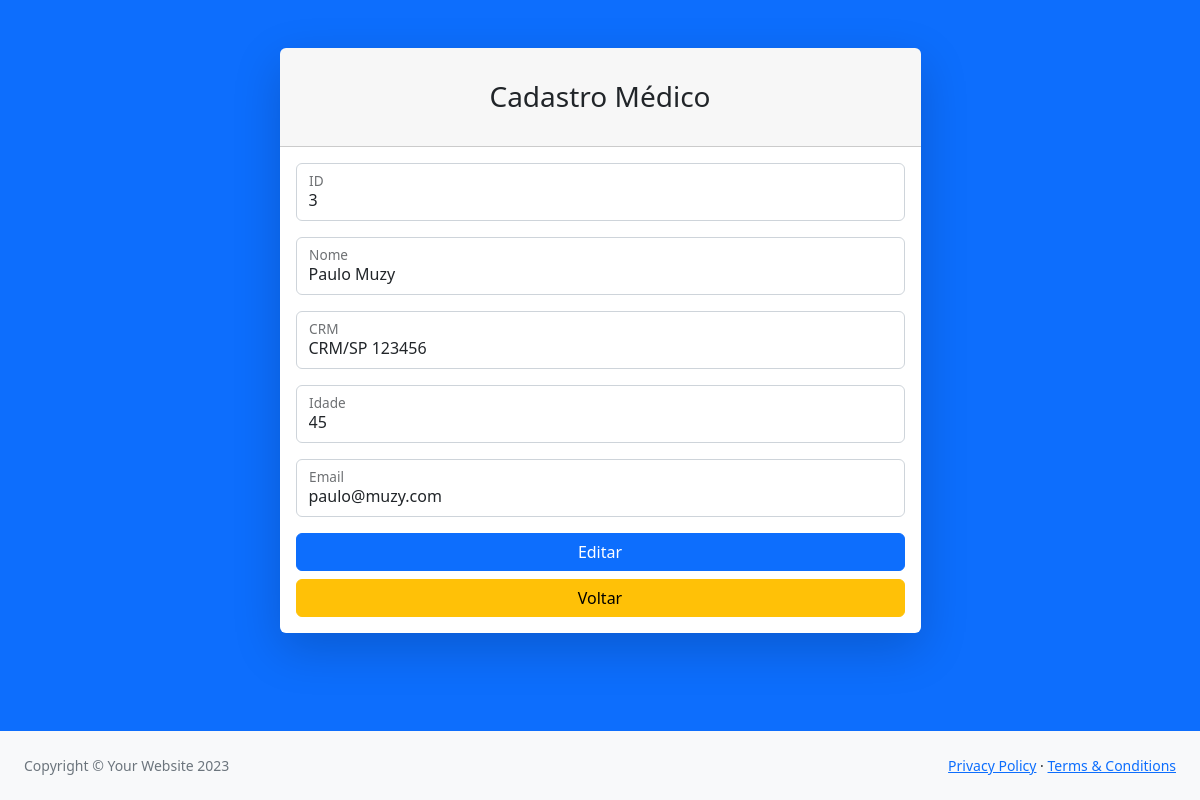
Screenshot of /front/form/editMedico.php?idMedico=3 (signed in) with the database file from the repository.
### tables this page shows
CREATE TABLE `medico` (
  `idMedico` int(11) NOT NULL,
  `nomeMedico` varchar(50) NOT NULL,
  `crmMedico` varchar(50) NOT NULL,
  `idadeMedico` int(11) NOT NULL,
  `email` varchar(50) NOT NULL
);

### front/form/editMedico.php (the view, shortened to what this page needs)
<?php
require("../../backand/conexao.php");
$username = $_SESSION["username"];
     $query = "SELECT * FROM usuario WHERE username = '$username'";
              $busca = mysqli_query($conn, $query);
              while ($dados = mysqli_fetch_array($busca)) {
                $id = $dados['idUser'];
                $nome = $dados['nomeUser'];
              }
?>
<!DOCTYPE html>
<html lang="en">
    <head>
        <link href="../css/styles.css" rel="stylesheet" />
    </head>
    <body class="bg-primary">
        <div id="layoutAuthentication">
            <div id="layoutAuthentication_content">
                <main>
                    <div class="container">
                        <div class="row justify-content-center">
                            <div class="col-lg-7">
                                <div class="card shadow-lg border-0 rounded-lg mt-5">
                                    <div class="card-header"><h3 class="text-center font-weight-light my-4">Cadastro Médico</h3></div>
                                    <div class="card-body">
                                    <?php
                                    include("../../backand/conexao.php");
                                    if (isset($_GET['idMedico'])) {
                                        $id = mysqli_real_escape_string($conn, $_GET['idMedico']);
                                        $query = "SELECT * FROM Medico WHERE idMedico = '$id'";
                                        $busca = mysqli_query($conn, $query);
                                        if (mysqli_num_rows($busca) > 0) {
                                            $dados = mysqli_fetch_array($busca);
                                        } else {
                                            echo "Medico não encontrada.";
                                            exit;
                                        }
                                    } else {
                                        echo "id não informado.";
                                        exit;
                                    }
                                    ?>
                                        <form method="post" action="../../backand/editMedico.php">
                                        <div class="row mb-3">
                                                <div class="col-md-12">
                                                    <div class="form-floating mb-3 mb-md-0">
                                                        <input class="form-control" id="inputFirstName" type="text" name="id" value="<?php echo htmlspecialchars($dados['idMedico']) ?>"/>
                                                        <label for="inputFirstName">ID</label>
                                                    </div>
                                                </div>
                                            </div>
                                            <div class="row mb-3">
                                                <div class="col-md-12">
                                                    <div class="form-floating mb-3 mb-md-0">
                                                        <input class="form-control" id="inputFirstName" type="text" name="nome" value="<?php echo htmlspecialchars($dados['nomeMedico']) ?>"/>
                                                        <label for="inputFirstName">Nome</label>
                                                    </div>
                                                </div>
                                            </div>
                                            <div class="row mb-3">
                                                <div class="col-md-12">
                                                    <div class="form-floating">
                                                        <input class="form-control" id="inputLastName" type="text" name="crm" value="<?php echo htmlspecialchars($dados['crmMedico']) ?>"/>
                                                        <label for="inputLastName">CRM</label>
                                                    </div>
                                                </div>
                                            </div>
                                            <div class="row mb-3">
                                                <div class="col-md-12">
                                                    <div class="form-floating mb-3 mb-md-0">
                                                        <input class="form-control" id="inputPassword" type="text" name="idade" value="<?php echo htmlspecialchars($dados['idadeMedico']) ?>"/>
                                                        <label for="inputPassword">Idade</label>
                                                    </div>
                                                </div>
                                            </div>
                                            <div class="row mb-3">
                                                <div class="col-md-12">
                                                    <div class="form-floating mb-3 mb-md-0">
                                                        <input class="form-control" id="inputPassword" type="text" name="email" value="<?php echo htmlspecialchars($dados['email']) ?>"/>
                                                        <label for="inputPassword">Email</label>
                                                    </div>
                                                </div>
                                            </div>
                                            <div class="mt-2 mb-0">
                                                <div class="d-grid"><button class="btn btn-primary btn-block" type="submit">Editar</button></div>
                                            </div>
                                            <div class="mt-2 mb-0">
                                                <div class="d-grid"><a class="btn btn-warning btn-block" href="../Tabelas/medico.php">Voltar</a></div>
                                            </div>
                                        </form>
                                    </div>
                                </div>
                            </div>
                        </div>
                    </div>
                </main>
            </div>
            <div id="layoutAuthentication_footer">
                <footer class="py-4 bg-light mt-auto">
                    <div class="container-fluid px-4">
                        <div class="d-flex align-items-center justify-content-between small">
                            <div class="text-muted">Copyright &copy; Your Website 2023</div>
                            <div>
                                <a href="#">Privacy Policy</a>
                                &middot;
                                <a href="#">Terms &amp; Conditions</a>
                            </div>
                        </div>
                    </div>
                </footer>
            </div>
        </div>
    </body>
</html>

### rows the page displays
medico: id "3", nome "Paulo Muzy", crm "CRM/SP 123456", idade "45", email "paulo@muzy.com"
